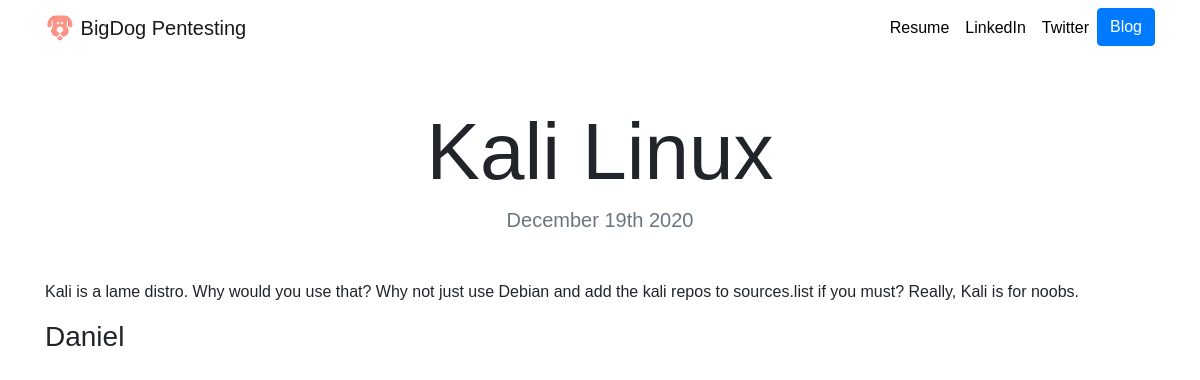
Page /blog/1/ on the committed database.
### blog/models.py (models this page shows, shortened)
class Blog(models.Model):
    title = models.CharField(max_length=200)
    blog = models.TextField()
    date = models.DateField()
    writer = models.CharField(max_length=30, null=True)

### blog/views.py (the view)
# urls.py: path('<int:blog_id>/', views.detail, name='detail'),
def detail(request, blog_id):
    blog = get_object_or_404(Blog, pk=blog_id)
    return render(request, 'blog/detail.html',{'blog':blog})

### blog/templates/blog/detail.html
{% extends "portfolio/base.html" %}
{% load static %}
{% block content %}
<h1 class="text-center mt-5" id="blogdetailtitle">{{ blog.title }}</h1>
<h5 class="text-center text-muted mb-5">{{ blog.date|date:'F jS Y' }}</h5>
{{ blog.blog|safe }}
<p><p>
<h3>{{ blog.writer }}</h3>
{% endblock %}

### portfolio/static/portfolio/custom.css (style rules this page uses)
body { font-family: 'Arvo', sans-serif; }
@media (min-width: 992px) { #blogdetailtitle { font-size: 5rem; } }

### rows in the picture
Blog: title "Kali Linux", date "December 19th 2020", blog "Kali is a lame distro. Why would you use that? Why not just use Debian and add the kali repos to sources.list if you must? Really, Kali is for noobs.", writer "Daniel"
